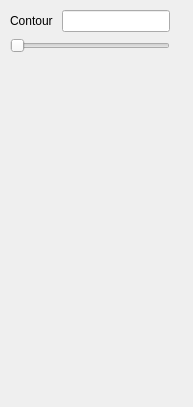
<?xml version="1.0" encoding="UTF-8"?>
<ui version="4.0">
 <class>mafPipeVisualIsoSurface</class>
 <widget class="QWidget" name="mafPipeVisualIsoSurface">
  <property name="geometry">
   <rect>
    <x>0</x>
    <y>0</y>
    <width>193</width>
    <height>407</height>
   </rect>
  </property>
  <property name="windowTitle">
   <string>Form</string>
  </property>
  <widget class="QWidget" name="verticalLayoutWidget">
   <property name="geometry">
    <rect>
     <x>10</x>
     <y>90</y>
     <width>161</width>
     <height>281</height>
    </rect>
   </property>
   <layout class="QVBoxLayout" name="verticalLayout">
    <item>
     <spacer name="verticalSpacer">
      <property name="orientation">
       <enum>Qt::Vertical</enum>
      </property>
      <property name="sizeHint" stdset="0">
       <size>
        <width>20</width>
        <height>40</height>
       </size>
      </property>
     </spacer>
    </item>
   </layout>
  </widget>
  <widget class="QWidget" name="formLayoutWidget">
   <property name="geometry">
    <rect>
     <x>10</x>
     <y>10</y>
     <width>160</width>
     <height>61</height>
    </rect>
   </property>
   <layout class="QFormLayout" name="formLayout">
    <item row="0" column="0">
     <widget class="QLabel" name="contourLabel">
      <property name="text">
       <string>Contour </string>
      </property>
     </widget>
    </item>
    <item row="0" column="1">
     <widget class="QLineEdit" name="contourValue">
      <property name="enabled">
       <bool>true</bool>
      </property>
     </widget>
    </item>
    <item row="1" column="0" colspan="2">
     <widget class="QSlider" name="contourValueSlider">
      <property name="orientation">
       <enum>Qt::Horizontal</enum>
      </property>
     </widget>
    </item>
   </layout>
  </widget>
 </widget>
 <resources/>
 <connections/>
</ui>
